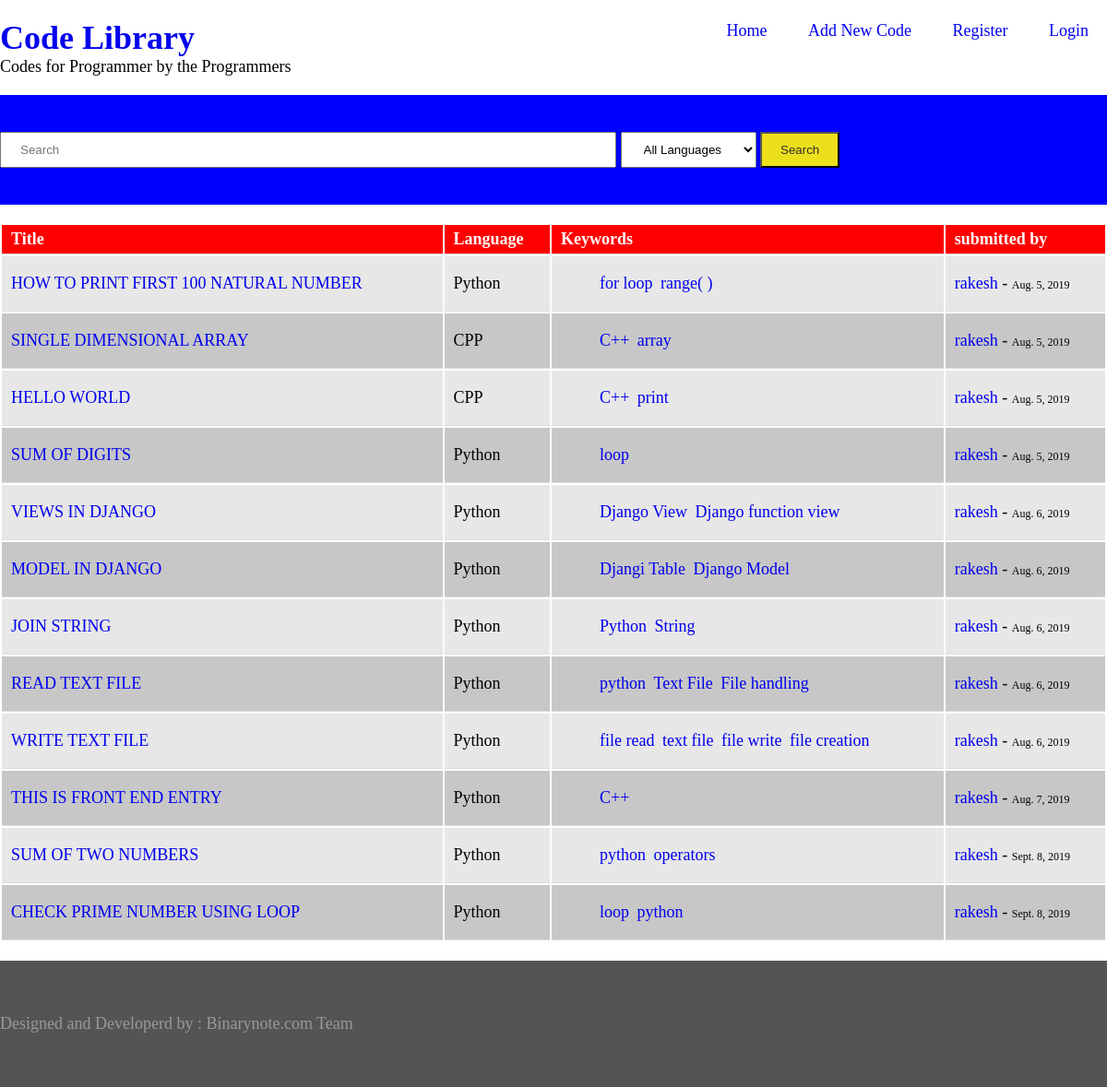
The page /user/1/ on the database its author committed.
### library/models.py (models this page shows, shortened)
class code(models.Model):
    STATUS = [('Dr', 'Draft'), ('Pub', 'Published')]
    language = models.ForeignKey('language', on_delete=models.CASCADE)
    title = models.CharField(max_length=250)
    code = models.TextField()
    keywords = TaggableManager()
    status = models.CharField(max_length=20, choices=STATUS, default='Dr')
    submitted_on = models.DateField(auto_now=True)
    updated_on = models.DateField(auto_now=False)
    author      =models.ForeignKey(User, default = 1, on_delete = models.CASCADE)

class language(models.Model):
    language = models.CharField(max_length=30)
    def __str__(self):
        return self.language

### library/views.py (the view)
# urls.py: path('user/<int:pk>/', authorView, name="authorList"),
def authorView(request, pk=None):
    posts = code.objects.all().filter(author_id__in=[pk])
    return render(request, 'library/home.html', {'posts': posts})

### library/templates/library/home.html (shortened to what this page needs)
{% extends 'library/base.html' %}
    {% block content %}
    <div style="overflow-x:auto;">
        <table>
            <tr>
                <th>Title</th>
                <th>Language</th>
                <th>Keywords</th>
                <th>submitted by</th>
            </tr>
            {% for post in posts %}
                <tr>
                    <td> <a href="{% url 'singlecode' post.id %}"> {{post.title|upper}} </td>
                    <td> {{post.language}} </td>
                    <td>
                        <ul class="tags">
                                {% for tag in post.keywords.all %}
                                    <li><a href ="{% url 'taglist' tag.slug %}">{{ tag.name }}</a></li>
                                {% endfor %}
                            </ul>
                        </td>
                    <td><a href="{% url 'authorList' post.author_id %}"> {{post.author}} </a> - <span style="font-size:12px;">{{post.updated_on}}</span> </td>
                </tr>
            {% endfor%}
        </table>
    </div>
{% endblock %}

### library/static/css/style.css (style rules this page uses)
body { margin: 0; padding: 0; font-size: 18px; height: 100vh; }
a { text-decoration: none; }
table { width: 100vw; max-width: 1300px; }
th, td { border-bottom: 1px solid #ddd; }
th { background: red; color: white; padding: 5px 10px; text-align: left; }
tr:nth-child(odd) { background: #c7c7c7; }
tr:nth-child(even) { background: #e7e7e7; }
td { padding: 1px 10px; margin: 0; text-align: left; }
.code li { padding: 10px 0; }
ul.tags { list-style-type: none; display: inline-block; }
ul.tags li { display: inline-block; padding: 0px 2px; }

### rows shown on the page
code: title "HOW TO PRINT FIRST 100 NATURAL NUMBER", language "Python", author "rakesh", updated_on "Aug. 5, 2019"
Tag: name "for loop"
Tag: name "range( )"
code: title "SINGLE DIMENSIONAL ARRAY", language "CPP", author "rakesh", updated_on "Aug. 5, 2019"
Tag: name "C++"
Tag: name "array"
code: title "HELLO WORLD", language "CPP", author "rakesh", updated_on "Aug. 5, 2019"
Tag: name "print"
code: title "SUM OF DIGITS", language "Python", author "rakesh", updated_on "Aug. 5, 2019"
Tag: name "loop"
code: title "VIEWS IN DJANGO", language "Python", author "rakesh", updated_on "Aug. 6, 2019"
Tag: name "Django View"
Tag: name "Django function view"
code: title "MODEL IN DJANGO", language "Python", author "rakesh", updated_on "Aug. 6, 2019"
Tag: name "Djangi Table"
Tag: name "Django Model"
code: title "JOIN STRING", language "Python", author "rakesh", updated_on "Aug. 6, 2019"
Tag: name "Python"
Tag: name "String"
code: title "READ TEXT FILE", language "Python", author "rakesh", updated_on "Aug. 6, 2019"
Tag: name "python"
Tag: name "Text File"
Tag: name "File handling"
code: title "WRITE TEXT FILE", language "Python", author "rakesh", updated_on "Aug. 6, 2019"
Tag: name "file read"
Tag: name "text file"
Tag: name "file write"
Tag: name "file creation"
code: title "THIS IS FRONT END ENTRY", language "Python", author "rakesh", updated_on "Aug. 7, 2019"
code: title "SUM OF TWO NUMBERS", language "Python", author "rakesh", updated_on "Sept. 8, 2019"
Tag: name "operators"
code: title "CHECK PRIME NUMBER USING LOOP", language "Python", author "rakesh", updated_on "Sept. 8, 2019"
